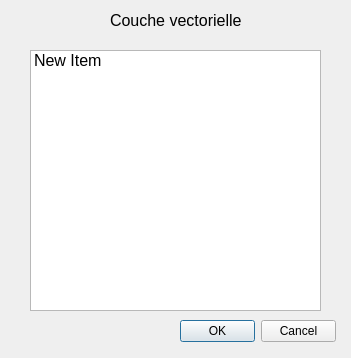
<?xml version="1.0" encoding="UTF-8"?>
<ui version="4.0">
 <class>getVectorLayer</class>
 <widget class="QWidget" name="getVectorLayer">
  <property name="geometry">
   <rect>
    <x>0</x>
    <y>0</y>
    <width>351</width>
    <height>358</height>
   </rect>
  </property>
  <property name="windowTitle">
   <string>Choix de la couche</string>
  </property>
  <widget class="QDialogButtonBox" name="buttonBox">
   <property name="geometry">
    <rect>
     <x>180</x>
     <y>320</y>
     <width>156</width>
     <height>23</height>
    </rect>
   </property>
   <property name="standardButtons">
    <set>QDialogButtonBox::Cancel|QDialogButtonBox::Ok</set>
   </property>
  </widget>
  <widget class="QListWidget" name="listWidget">
   <property name="geometry">
    <rect>
     <x>30</x>
     <y>50</y>
     <width>291</width>
     <height>261</height>
    </rect>
   </property>
   <item>
    <property name="text">
     <string>New Item</string>
    </property>
    <property name="font">
     <font>
      <pointsize>12</pointsize>
     </font>
    </property>
    <property name="flags">
     <set>ItemIsSelectable|ItemIsDragEnabled|ItemIsEnabled</set>
    </property>
   </item>
  </widget>
  <widget class="QLabel" name="label">
   <property name="geometry">
    <rect>
     <x>110</x>
     <y>10</y>
     <width>141</width>
     <height>21</height>
    </rect>
   </property>
   <property name="font">
    <font>
     <pointsize>12</pointsize>
    </font>
   </property>
   <property name="text">
    <string>Couche vectorielle</string>
   </property>
  </widget>
 </widget>
 <resources/>
 <connections/>
</ui>
